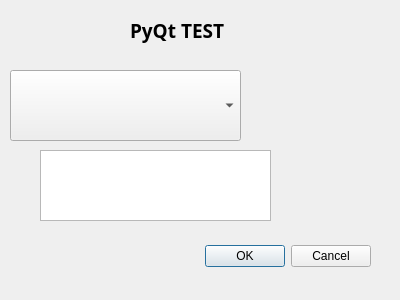
<?xml version="1.0" encoding="UTF-8"?>
<ui version="4.0">
 <class>Dialog</class>
 <widget class="QDialog" name="Dialog">
  <property name="geometry">
   <rect>
    <x>0</x>
    <y>0</y>
    <width>400</width>
    <height>300</height>
   </rect>
  </property>
  <property name="windowTitle">
   <string>QT Designer 01</string>
  </property>
  <widget class="QDialogButtonBox" name="buttonBox">
   <property name="geometry">
    <rect>
     <x>30</x>
     <y>240</y>
     <width>341</width>
     <height>32</height>
    </rect>
   </property>
   <property name="orientation">
    <enum>Qt::Horizontal</enum>
   </property>
   <property name="standardButtons">
    <set>QDialogButtonBox::Cancel|QDialogButtonBox::Ok</set>
   </property>
  </widget>
  <widget class="QComboBox" name="comboBox_Input">
   <property name="geometry">
    <rect>
     <x>10</x>
     <y>70</y>
     <width>231</width>
     <height>71</height>
    </rect>
   </property>
  </widget>
  <widget class="QTextBrowser" name="textBrowser_out">
   <property name="geometry">
    <rect>
     <x>40</x>
     <y>150</y>
     <width>231</width>
     <height>71</height>
    </rect>
   </property>
  </widget>
  <widget class="QLabel" name="label1">
   <property name="geometry">
    <rect>
     <x>130</x>
     <y>10</y>
     <width>131</width>
     <height>41</height>
    </rect>
   </property>
   <property name="font">
    <font>
     <family>Book Antiqua</family>
     <pointsize>14</pointsize>
     <weight>75</weight>
     <bold>true</bold>
    </font>
   </property>
   <property name="text">
    <string>PyQt TEST</string>
   </property>
  </widget>
 </widget>
 <resources/>
 <connections>
  <connection>
   <sender>buttonBox</sender>
   <signal>accepted()</signal>
   <receiver>Dialog</receiver>
   <slot>accept()</slot>
   <hints>
    <hint type="sourcelabel">
     <x>248</x>
     <y>254</y>
    </hint>
    <hint type="destinationlabel">
     <x>157</x>
     <y>274</y>
    </hint>
   </hints>
  </connection>
  <connection>
   <sender>buttonBox</sender>
   <signal>rejected()</signal>
   <receiver>Dialog</receiver>
   <slot>reject()</slot>
   <hints>
    <hint type="sourcelabel">
     <x>316</x>
     <y>260</y>
    </hint>
    <hint type="destinationlabel">
     <x>286</x>
     <y>274</y>
    </hint>
   </hints>
  </connection>
 </connections>
</ui>
